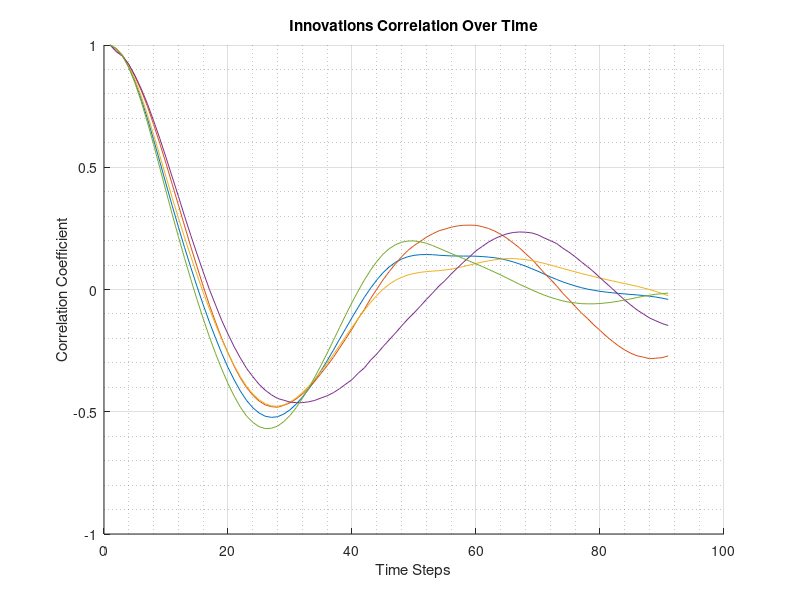

MATLAB code for this plot: (Note: this script raises an error after producing the figure.)
%Based on innovation data, plot the correlation of the lags over time

clearvars
% close all
load('innovations.mat');

figure()
hold on

%For each observation element
for n = 1:5
    dataMat = [];
    maxLags = 90;

    %Need to have a matrix where each column is N lags back, each row is
    %observations from that number of lags
    for k = 10:500
        newRow = innovs_Orig(n,k:k+maxLags);
       dataMat = [dataMat; newRow]; 
    end

    R = corrcoef(dataMat);

    plot(1:size(R,1), R(1,:));
    title('Innovations Correlation Over Time');
    xlabel('Time Steps');
    ylabel('Correlation Coefficient');
    grid minor
    grid on
    
end
tilefigs

